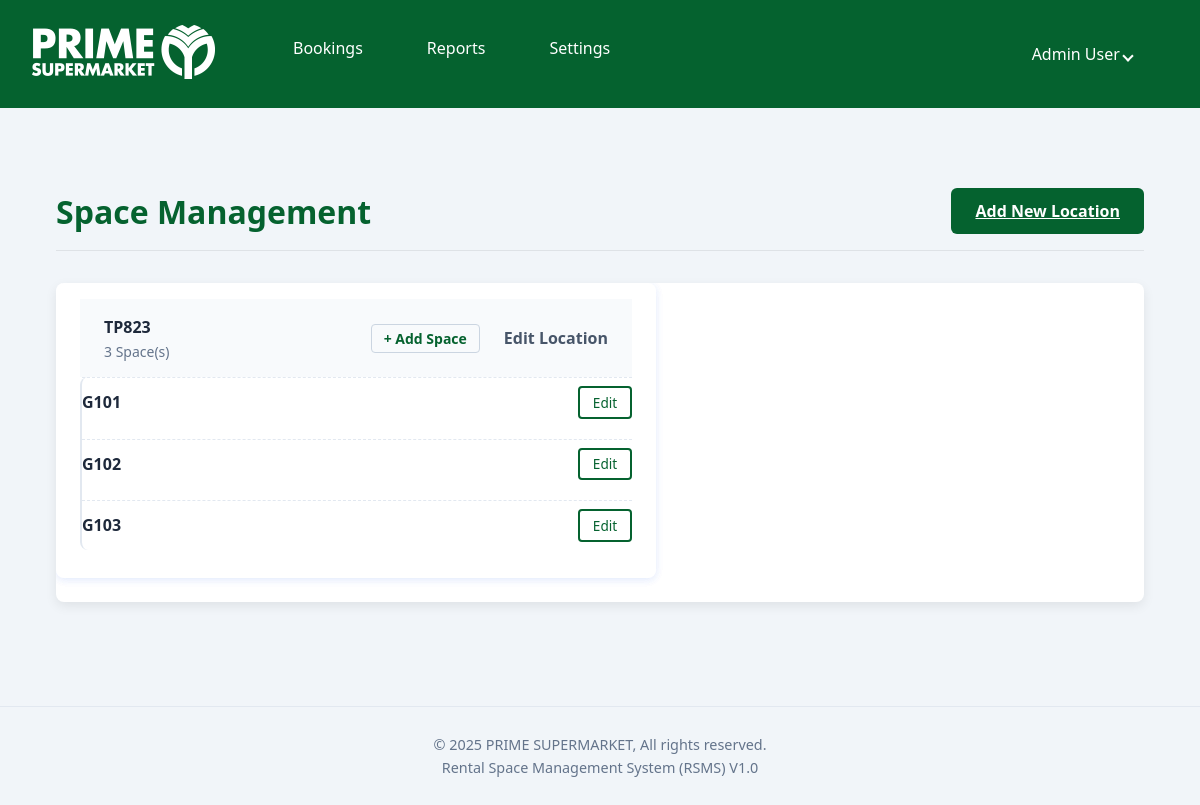
The app's page /settings/locations (signed in) with its own data.
### app.py (models this page shows, shortened)
class User(db.Model, UserMixin):
    id = db.Column(db.Integer, primary_key=True)
    full_name = db.Column(db.String(128), nullable=False)
    email = db.Column(db.String(128), unique=True, nullable=False)
    password_hash = db.Column(db.String(256), nullable=False)
    role = db.Column(db.String(20), nullable=False, default='user')
    locations = db.relationship(
        'Location', secondary=user_location_association, backref='users', lazy='subquery')

class Location(db.Model):
    id = db.Column(db.Integer, primary_key=True)
    name = db.Column(db.String(128), nullable=False, unique=True)
    spaces = db.relationship('Space', backref='location',
                             cascade="all, delete-orphan", lazy=True)

class Space(db.Model):
    id = db.Column(db.Integer, primary_key=True)
    name = db.Column(db.String(128), nullable=False)
    location_id = db.Column(db.Integer, db.ForeignKey(
        'location.id'), nullable=False)
    bookings = db.relationship(
        'Booking', back_populates='space', lazy='dynamic', cascade="all, delete-orphan")

### app.py (the view)
@app.route('/settings/locations')
@login_required
@admin_required
def list_locations():
    locations = Location.query.options(subqueryload(
        Location.spaces)).order_by(Location.name).all()
    return render_template('locations_list.html', locations=locations)

### app.py (called while the page is built)
@login_manager.user_loader
def load_user(user_id):
    return User.query.get(int(user_id))

def admin_required(f):
    @wraps(f)
    def decorated_function(*args, **kwargs):
        if not current_user.is_authenticated or current_user.role != 'admin':
            flash("You do not have permission to access this page.", "error")
            return redirect(url_for('dashboard'))
        return f(*args, **kwargs)
    return decorated_function

@app.before_request
def create_initial_admin():
    if not app.config.get('ADMIN_CREATED'):
        with app.app_context():
            if not User.query.filter_by(email='admin@example.com').first():
                print("Admin user not found. Creating one...")
                admin_user = User(
                    full_name='Admin User',
                    email='admin@example.com',
                    role='admin'
                )
                admin_user.set_password('changethispassword')
                all_locations = Location.query.all()
                admin_user.locations = all_locations
                db.session.add(admin_user)
                db.session.commit()
                print("Admin user created successfully.")
            else:
                print("Admin user already exists.")
        app.config['ADMIN_CREATED'] = True

### templates/locations_list.html (shortened to what this page needs)
{% extends "layout.html" %}
{% block content %}
<div class="management-container">
    <div class="header-with-action">
        <h1>Space Management</h1>
        <a href="{{ url_for('create_location') }}" class="button-primary">Add New Location</a>
    </div>
    <div class="management-card">
        <ul class="item-list">
            {% for loc in locations %}
            <li class="location-group">
                <div class="item-list-row location-header">
                    <div class="item-details">
                        <span class="item-name">{{ loc.name }}</span>
                        <span class="item-subtext">{{ loc.spaces|length }} Space(s)</span>
                    </div>
                    <div class="item-actions">
                        <a href="{{ url_for('create_space', loc_id=loc.id) }}" class="button-link-subtle">+ Add
                            Space</a>
                        <a href="{{ url_for('edit_location', loc_id=loc.id) }}" class="button-link-secondary">Edit
                            Location</a>
                    </div>
                </div>
                <ul class="space-sublist">
                    {% for space in loc.spaces %}
                    <li class="item-list-row">
                        <div class="item-details">
                            <span class="item-name">{{ space.name }}</span>
                        </div>
                        <div class="item-actions">
                            <a href="{{ url_for('edit_space', loc_id=loc.id, space_id=space.id) }}"
                                class="button-secondary button-small">Edit</a>
                        </div>
                    </li>
                    {% else %}
                    <li class="item-list-empty sublist-empty">
                        <p>No spaces have been added to this location yet.</p>
                    </li>
                    {% endfor %}
                </ul>
            </li>
            {% else %}
            <li class="item-list-empty">
                <p>No locations have been created yet. Click "Add New Location" to get started.</p>
            </li>
            {% endfor %}
        </ul>
    </div>
</div>
{% endblock %}

### templates/layout.html (shortened to what this page needs)
<!doctype html>
<html lang="en">
<head>
    <link rel="stylesheet" href="{{ url_for('static', filename='style.css') }}">
</head>
<body>
    <nav class="navbar">
        <a href="{{ url_for('dashboard') }}" class="navbar-logo">
            <img src="{{ url_for('static', filename='images/logo.png') }}" alt="Your Company Logo">
        </a>
        <ul>
            {% if current_user.is_authenticated %}
            <li class="dropdown">
                <a href="javascript:void(0)" class="dropbtn">Bookings</a>
            </li>
            <li class="dropdown">
                <a href="javascript:void(0)" class="dropbtn">Reports</a>
            </li>
            {% endif %}
            {% if current_user.is_authenticated and current_user.role == 'admin' %}
            <li class="dropdown">
                <a href="javascript:void(0)" class="dropbtn">Settings</a>
            </li>
            {% endif %}
        </ul>
        {% if current_user.is_authenticated %}
        <div class="navbar-right">
            <div class="dropdown">
                <a href="javascript:void(0)" class="dropbtn user-menu">
                    {{ current_user.full_name }} <i class="arrow down"></i>
                </a>
            </div>
        </div>
        {% endif %}
    </nav>
    <main>
        {% block content %}{% endblock %}
    </main>
    <footer>
        <p>© 2025 PRIME SUPERMARKET, All rights reserved.</p>
        <p>Rental Space Management System (RSMS) V1.0</p>
    </footer>
</body>
</html>

### static/style.css (style rules this page uses)
body { background: #f4f6fa; color: #222; font-family: 'Segoe UI', Arial, sans-serif; margin: 0; padding: 0; }
nav { background: #05622f; padding: 16px 24px; margin-bottom: 32px; display: flex; align-items: center; }
nav a { color: #FFF; text-decoration: none; margin-right: 24px; font-weight: 500; transition: color 0.2s; }
h1, h2 { color: #05622f; }
ul { background: #fff; padding: 24px; border-radius: 8px; box-shadow: 0 2px 8px rgba(37, 99, 235, 0.07); max-width: 600px; margin: 24px 0; }
li { margin-bottom: 12px; color: #374151; }
.navbar ul { display: flex; list-style-type: none; margin: 0; padding: 0 16px; background: none; box-shadow: none; max-width: none; }
.navbar .dropdown { position: relative; position: relative; display: inline-block; }
.navbar .dropbtn { display: block; color: #FFF; text-decoration: none; padding: 5px 20px; font-weight: 500; transition: background-color 0.2s; cursor: pointer; white-space: nowrap; }
main { padding: 16px 24px 24px; }
footer { text-align: center; margin-top: 48px; padding: 24px 0; border-top: 1px solid #e2e8f0; color: #64748b; font-size: 0.9em; }
footer p { margin: 4px 0; }
.header-with-action { display: flex; justify-content: space-between; align-items: center; margin-bottom: 1rem; }
.management-card { background: #fff; padding: 24px; margin-bottom: 24px; border-radius: 8px; box-shadow: 0 2px 8px rgba(37, 99, 235, 0.07); }
.button-link-subtle { font-size: 0.9em; font-weight: 500; text-decoration: none; color: #475569; border: 1px solid #cbd5e1; padding: 4px 12px; border-radius: 4px; transition: background-color 0.2s, color 0.2s; }
.location-group { background: #fff; padding: 1rem 1.5rem; margin-bottom: 1.5rem; border-radius: 8px; box-shadow: 0 2px 8px rgba(37, 99, 235, 0.07); }
.location-group ul { box-shadow: none; padding: 0; margin: 0; background: none; list-style: none; }
.location-group li { padding: 0.5rem 0; }
.navbar ul { margin-left: 0; }
body { background-color: #f1f5f9; }
.button-primary { padding: 12px 24px; font-size: 1em; font-weight: 600; background-color: #05622f; color: white; border: none; border-radius: 6px; cursor: pointer; transition: background-color 0.2s; }
.button-link-secondary { font-weight: 600; color: #475569; text-decoration: none; padding: 12px 0; }
.management-container { max-width: 900px; margin: 2rem auto; }
.header-with-action { display: flex; justify-content: space-between; align-items: center; margin-bottom: 1.5rem; }
.header-with-action h1 { margin: 0; }
.management-card { background: #fff; border-radius: 12px; box-shadow: 0 4px 12px rgba(0, 0, 0, 0.05); overflow: hidden; }
.item-list { list-style: none; padding: 0; margin: 0; }
.item-list-row { display: flex; justify-content: space-between; align-items: center; padding: 1rem 1.5rem; border-bottom: 1px solid #e2e8f0; }
.item-list-row:last-child { border-bottom: none; }
.item-details { display: flex; flex-direction: column; }
.item-name { font-weight: 600; color: #1e293b; }
.item-subtext { color: #64748b; font-size: 0.875em; margin-top: 0.25rem; }
.location-group { border-bottom: 1px solid #e2e8f0; }
.location-group:last-child { border-bottom: none; }
.location-header { background-color: #f8fafc; border-bottom: none; }
.item-actions { display: flex; align-items: center; gap: 1.5rem; }
.button-link-subtle { font-weight: 600; color: #05622f; text-decoration: none; font-size: 0.875em; }
.space-sublist { list-style: none; padding: 0; margin: 0 0 0 2rem; border-left: 2px solid #e2e8f0; }
.space-sublist .item-list-row { border-top: 1px dashed #e2e8f0; border-bottom: none; }
.button-secondary { background-color: transparent; color: #05622f; border: 2px solid #05622f; display: inline-block; padding: 0.75rem 1.5rem; border-radius: 4px; font-size: 1rem; font-weight: 500; text-align: center; cursor: pointer; transition: all 0.2s ease-in-out; text-decoration: none; }
.button-small { padding: 0.3rem 0.8rem !important; font-size: 0.85rem !important; }
.management-container { max-width: 1200px; margin: 2rem auto; padding: 0 2rem; }
.header-with-action { display: flex; justify-content: space-between; align-items: center; margin-bottom: 2rem; border-bottom: 1px solid #dee2e6; padding-bottom: 1rem; }
.management-card { background: white; padding: 0; border-radius: 8px; box-shadow: 0 4px 12px rgba(0, 0, 0, 0.08); overflow: hidden; }

### records on screen
User: full_name "Admin User"
Location: name "TP823", spaces|length "3"
Space: name "G101"
Space: name "G102"
Space: name "G103"
